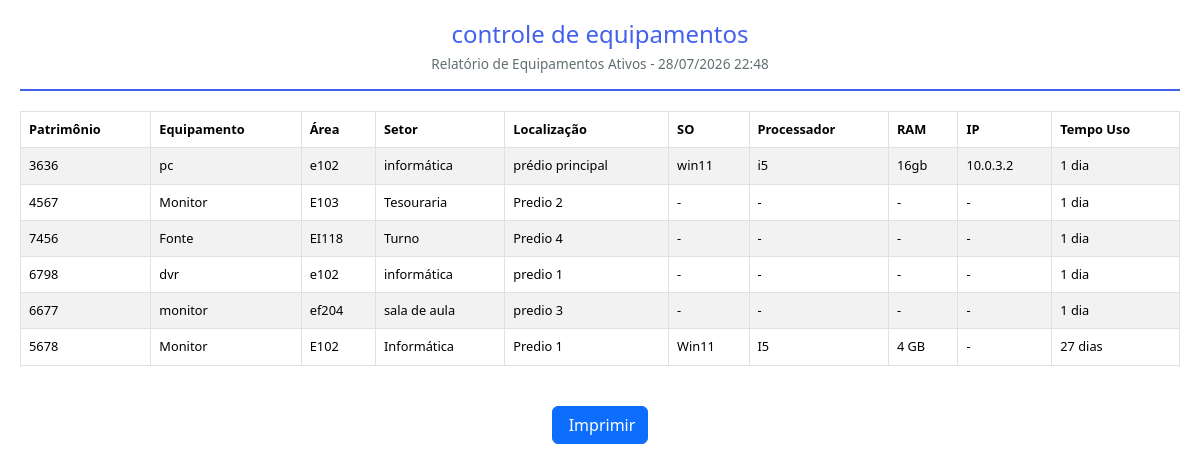
The app's page /impressao (signed in) with its own data.
### app/models/models.py (models this page shows, shortened)
class Configuracao(db.Model):
    __tablename__ = 'configuracoes'
    id = db.Column(db.Integer, primary_key=True)
    nome_empresa = db.Column(db.String(200), default='Controle de Patrimônio')
    logo = db.Column(db.String(200), nullable=True)
    dias_lembrete_manutencao = db.Column(db.String(50), default='30,15,7,1')
    tema = db.Column(db.String(20), default='claro')
    data_atualizacao = db.Column(db.DateTime, default=datetime.now, onupdate=datetime.now)

class Equipamento(db.Model):
    __tablename__ = 'equipamentos'
    id = db.Column(db.Integer, primary_key=True)
    patrimonio = db.Column(db.String(50))
    data_inclusao = db.Column(db.Date, default=date.today)
    baixado = db.Column(db.Boolean, default=False)
    data_baixa = db.Column(db.Date, nullable=True)
    equipamento = db.Column(db.String(100))
    area_patrimonial = db.Column(db.String(100))
    setor = db.Column(db.String(100))
    localizacao = db.Column(db.String(100))
    especificacao = db.Column(db.Text)
    ultima_manutencao = db.Column(db.Date, nullable=True)
    proxima_manutencao = db.Column(db.Date, nullable=True)
    sistema_operacional = db.Column(db.String(100))
    placa_mae = db.Column(db.String(100))
    processador = db.Column(db.String(100))
    memoria_ram = db.Column(db.String(50))
    armazenamento = db.Column(db.String(100))
    ip = db.Column(db.String(50))
    usuario_id = db.Column(db.Integer, db.ForeignKey('usuarios.id'), nullable=False)
    data_criacao = db.Column(db.DateTime, default=datetime.now)
    data_atualizacao = db.Column(db.DateTime, default=datetime.now, onupdate=datetime.now)
    observacoes = db.relationship('Observacao', backref='equipamento', lazy=True, cascade='all, delete-orphan')
    @property
    def tempo_uso(self):
        if self.baixado and self.data_baixa:
            end_date = self.data_baixa
        else:
            end_date = date.today()
        if not self.data_inclusao:
            return {'anos': 0, 'meses': 0, 'dias': 0}
        delta = end_date - self.data_inclusao
        anos = delta.days // 365
        meses = (delta.days % 365) // 30
        dias = (delta.days % 365) % 30
        return {'anos': anos, 'meses': meses, 'dias': dias, 'total_dias': delta.days}
    @property
    def tempo_uso_formatado(self):
        t = self.tempo_uso
        partes = []
        if t['anos'] > 0:
            partes.append(f"{t['anos']} ano{'s' if t['anos'] > 1 else ''}")
        if t['meses'] > 0:
            partes.append(f"{t['meses']} mes{'es' if t['meses'] > 1 else ''}")
        if t['dias'] > 0:
            partes.append(f"{t['dias']} dia{'s' if t['dias'] > 1 else ''}")
        return ', '.join(partes) if partes else '0 dias'

### app/routes/main.py (the view)
@bp.route('/impressao')
@login_required
def impressao():
    equipamentos = Equipamento.query.filter_by(baixado=False).order_by(Equipamento.data_inclusao.desc()).all()
    config = Configuracao.query.first()
    return render_template('impressao.html', equipamentos=equipamentos, config=config, data_impressao=datetime.now())

### app/__init__.py (called while the page is built)
def create_app():
    app = Flask(__name__)
    app.config.from_object(Config)
    db.init_app(app)
    login_manager.init_app(app)
    login_manager.login_view = 'auth.login'
    login_manager.login_message = 'Por favor, faça login para acessar esta página.'
    login_manager.login_message_category = 'warning'
    with app.app_context():
        from app.routes import auth, main, api, admin
        app.register_blueprint(auth.bp)
        app.register_blueprint(main.bp)
        app.register_blueprint(api.bp, url_prefix='/api')
        app.register_blueprint(admin.bp, url_prefix='/admin')
        db.create_all()
        criar_admin_padrao()
        criar_config_padrao()
    @app.context_processor
    def inject_date():
        from datetime import date
        return dict(date=date)
    return app

### app/routes/auth.py (called while the page is built)
@login_manager.user_loader
def load_user(user_id):
    return Usuario.query.get(int(user_id))

### app/templates/impressao.html (shortened to what this page needs)
<!DOCTYPE html>
<html lang="pt-BR">
<head>
    <link href="https://cdn.jsdelivr.net/npm/bootstrap@5.3.2/dist/css/bootstrap.min.css" rel="stylesheet">
</head>
<body>
    <div class="header">
        <h2>{{ config.nome_empresa }}</h2>
        <p>Relatório de Equipamentos Ativos - {{ data_impressao.strftime('%d/%m/%Y %H:%M') }}</p>
    </div>
    <div class="table-responsive">
        <table class="table table-bordered table-striped">
            <thead>
                <tr>
                    <th>Patrimônio</th>
                    <th>Equipamento</th>
                    <th>Área</th>
                    <th>Setor</th>
                    <th>Localização</th>
                    <th>SO</th>
                    <th>Processador</th>
                    <th>RAM</th>
                    <th>IP</th>
                    <th>Tempo Uso</th>
                </tr>
            </thead>
            <tbody>
                {% for eq in equipamentos %}
                <tr>
                    <td>{{ eq.patrimonio or '-' }}</td>
                    <td>{{ eq.equipamento or '-' }}</td>
                    <td>{{ eq.area_patrimonial or '-' }}</td>
                    <td>{{ eq.setor or '-' }}</td>
                    <td>{{ eq.localizacao or '-' }}</td>
                    <td>{{ eq.sistema_operacional or '-' }}</td>
                    <td>{{ eq.processador or '-' }}</td>
                    <td>{{ eq.memoria_ram or '-' }}</td>
                    <td>{{ eq.ip or '-' }}</td>
                    <td>{{ eq.tempo_uso_formatado }}</td>
                </tr>
                {% endfor %}
            </tbody>
        </table>
    </div>
    <div class="no-print text-center mt-4">
        <button onclick="window.print()" class="btn btn-primary">Imprimir</button>
    </div>
</body>
</html>

### app/templates/impressao.html (style rules this page uses)
body { font-family: 'Segoe UI', sans-serif; padding: 20px; }
.header { text-align: center; margin-bottom: 20px; border-bottom: 2px solid #4361ee; padding-bottom: 15px; }
.header h2 { color: #4361ee; margin: 0; font-size: 1.5rem; }
.header p { color: #636e72; margin: 5px 0 0; font-size: 0.85rem; }
table { font-size: 0.8rem; }
th { background: #4361ee; color: white; }
td { word-break: break-word; }

### records on screen
Configuracao: nome_empresa "controle de equipamentos"
Equipamento: patrimonio "3636", equipamento "pc", area_patrimonial "e102", setor "informática", localizacao "prédio principal", sistema_operacional "win11", processador "i5", memoria_ram "16gb", ip "10.0.3.2", tempo_uso_formatado "1 dia"
Equipamento: patrimonio "4567", equipamento "Monitor", area_patrimonial "E103", setor "Tesouraria", localizacao "Predio 2", sistema_operacional "-", processador "-", memoria_ram "-", ip "-", tempo_uso_formatado "1 dia"
Equipamento: patrimonio "7456", equipamento "Fonte", area_patrimonial "EI118", setor "Turno", localizacao "Predio 4", sistema_operacional "-", processador "-", memoria_ram "-", ip "-", tempo_uso_formatado "1 dia"
Equipamento: patrimonio "6798", equipamento "dvr", area_patrimonial "e102", setor "informática", localizacao "predio 1", sistema_operacional "-", processador "-", memoria_ram "-", ip "-", tempo_uso_formatado "1 dia"
Equipamento: patrimonio "6677", equipamento "monitor", area_patrimonial "ef204", setor "sala de aula", localizacao "predio 3", sistema_operacional "-", processador "-", memoria_ram "-", ip "-", tempo_uso_formatado "1 dia"
Equipamento: patrimonio "5678", equipamento "Monitor", area_patrimonial "E102", setor "Informática", localizacao "Predio 1", sistema_operacional "Win11", processador "I5", memoria_ram "4 GB", ip "-", tempo_uso_formatado "27 dias"
